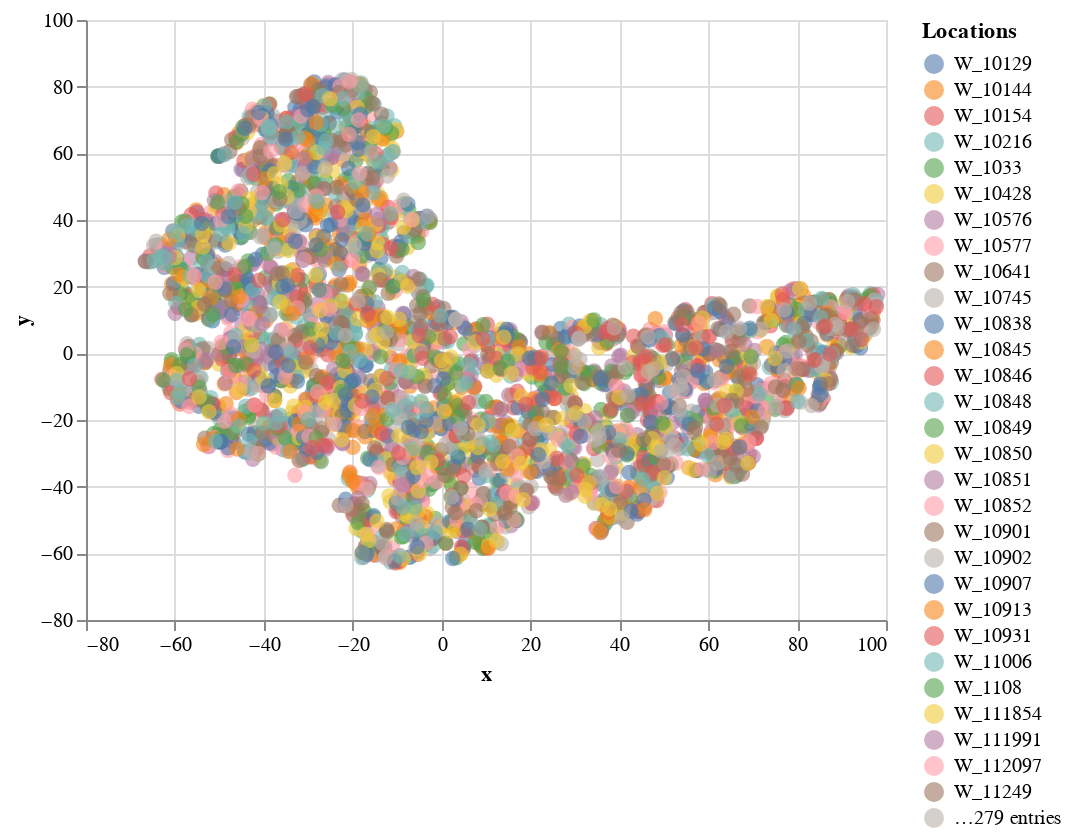

Notebook cell for this chart:
### Code cell
#altair
import vega
import altair as alt
import pandas as pd

x_axis = []
y_axis = []

for i in range(len(X2)):
    x_axis.append(X2[i][0])
    y_axis.append(X2[i][1])
    
print(len(x_axis))
print(len(y_axis))
print((y))
    
df1 = pd.DataFrame({'x': np.asarray(x_axis), 'y': np.asarray(y_axis), 'Locations': np.asarray(y)})
viz1 = alt.Chart(df1).mark_circle(opacity=0.6, size=60).encode(x='x', y='y', color='Locations').interactive()
display(viz1)

### Figure 1 — Vega-Lite specification as saved in the notebook (floating-point values rounded to 4 significant figures; data arrays with more than 128 entries replaced by an {"elided": "..."} marker saying what was removed)
{"config": {"view": {"continuousWidth": 400, "continuousHeight": 300}}, "data": {"name": "data-75c99a8e5c5a6b6a29964865f82dd8d2"}, "mark": {"type": "circle", "opacity": 0.6, "size": 60}, "encoding": {"color": {"type": "nominal", "field": "Locations"}, "x": {"type": "quantitative", "field": "x"}, "y": {"type": "quantitative", "field": "y"}}, "selection": {"selector002": {"type": "interval", "bind": "scales", "encodings": ["x", "y"]}}, "$schema": "https://vega.github.io/schema/vega-lite/v4.8.1.json", "datasets": {"data-75c99a8e5c5a6b6a29964865f82dd8d2": {"elided": "4000 records"}}}
